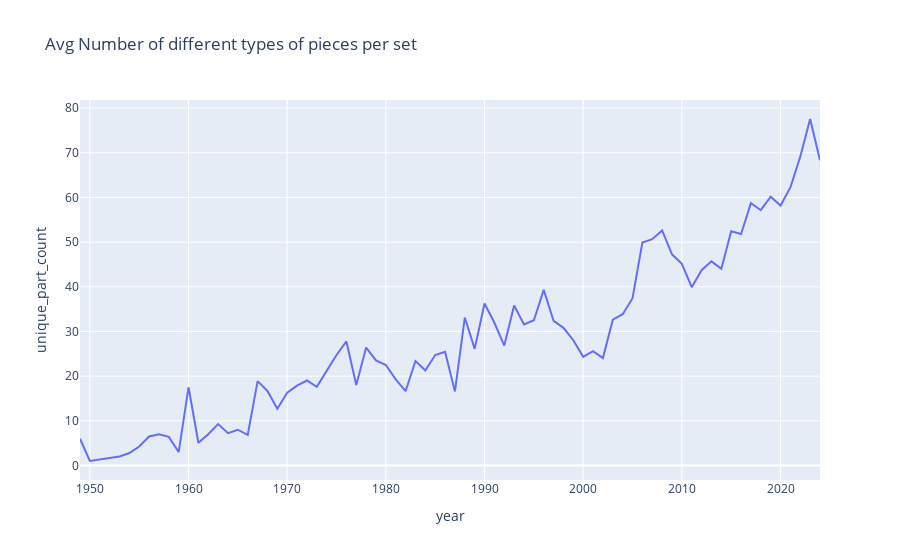

Notebook cell for this chart:
### Code cell
fig_avg_diff_pieces_series = px.line(avg_diff_pieces_series,x='year',y='unique_part_count',title= 'Avg Number of different types of pieces per set')
fig_avg_diff_pieces_series.show()

### Figure 1 — Plotly figure (JSON) as saved in the notebook; plotly's stock layout.template omitted (floating-point values rounded to 4 significant figures)
{"data": [{"hovertemplate": "year=%{x}<br>unique_part_count=%{y}<extra></extra>", "legendgroup": "", "line": {"color": "#636efa", "dash": "solid"}, "marker": {"symbol": "circle"}, "mode": "lines", "name": "", "orientation": "v", "showlegend": false, "type": "scatter", "x": [1949, 1950, 1953, 1954, 1955, 1956, 1957, 1958, 1959, 1960, 1961, 1962, 1963, 1964, 1965, 1966, 1967, 1968, 1969, 1970, 1971, 1972, 1973, 1974, 1975, 1976, 1977, 1978, 1979, 1980, 1981, 1982, 1983, 1984, 1985, 1986, 1987, 1988, 1989, 1990, 1991, 1992, 1993, 1994, 1995, 1996, 1997, 1998, 1999, 2000, 2001, 2002, 2003, 2004, 2005, 2006, 2007, 2008, 2009, 2010, 2011, 2012, 2013, 2014, 2015, 2016, 2017, 2018, 2019, 2020, 2021, 2022, 2023, 2024], "xaxis": "x", "y": [6, 1, 2, 2.786, 4.242, 6.5, 7, 6.397, 3, 17.5, 5.08, 7, 9.267, 7.219, 8, 6.829, 18.88, 16.68, 12.7, 16.28, 17.87, 19.03, 17.62, 21.11, 24.73, 27.76, 18.03, 26.41, 23.52, 22.5, 19.27, 16.62, 23.38, 21.28, 24.73, 25.44, 16.57, 33.12, 26.11, 36.26, 31.96, 26.85, 35.82, 31.59, 32.52, 39.31, 32.38, 30.81, 28.04, 24.32, 25.58, 24.05, 32.64, 33.87, 37.45, 49.93, 50.65, 52.61, 47.27, 45.16, 39.92, 43.73, 45.7, 44.05, 52.44, 51.81, 58.73, 57.15, 60.16, 58.19, 62.24, 69.14, 77.57, 68.33], "yaxis": "y"}], "layout": {"legend": {"tracegroupgap": 0}, "title": {"text": "Avg Number of different types of pieces per set"}, "xaxis": {"anchor": "y", "domain": [0, 1], "title": {"text": "year"}}, "yaxis": {"anchor": "x", "domain": [0, 1], "title": {"text": "unique_part_count"}}}}
